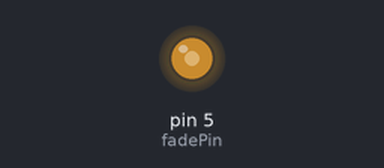
This sketch was run on a simulated Arduino Uno, built with avr-gcc and run on an emulated ATmega328P. Parts: output pins drawn as LEDs (lit = HIGH).

Above: at 0.05 s.
At 2.35 s:
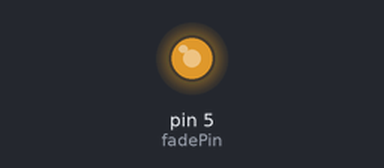
At 4.0 s:
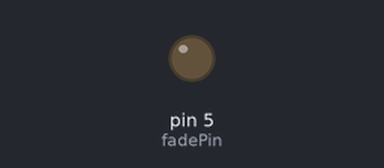
At 5.15 s:
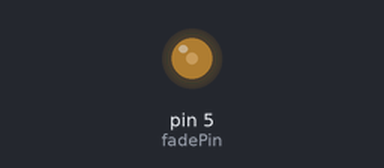
Timing chart, 0 to 7.1 s (numbered marks = the images above):
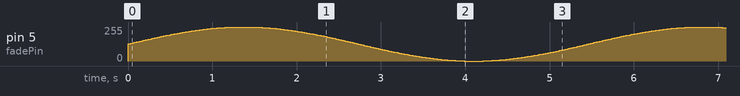

The sketch:

FadePWN.ino
```cpp
// (licence header left out)
#define fadePin 5

void setup(){
  pinMode(fadePin, OUTPUT);
}

void loop(){

  for(int i = 0; i<360; i++){
    //convert 0-360 angle to radian (needed for sin function)
    float rad = DEG_TO_RAD * i;

    //calculate sin of angle as number between 0 and 255
    int sinOut = constrain((sin(rad) * 128) + 128, 0, 255);

    analogWrite(fadePin, sinOut);

    delay(15);
  }


}
```
